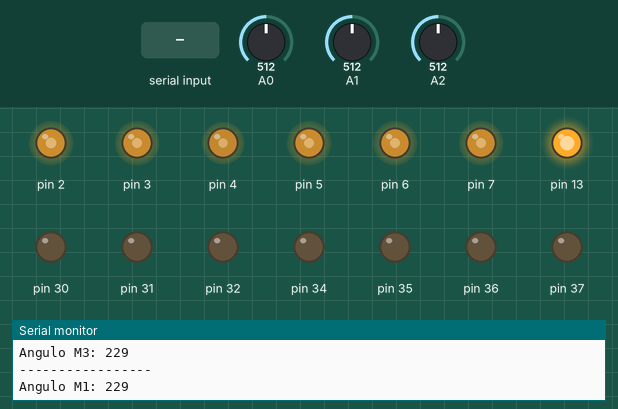
A sketch run on a simulated Arduino Mega 2560, built with avr-gcc and run on an emulated ATmega2560. Parts: output pins drawn as LEDs (lit = HIGH), the last lines printed to the serial monitor. The test bench sets the inputs (shaded band); at power-on: A0 = 512, A1 = 512, A2 = 512.

Above: at 1.2 s.
1.3 s: "a" received over Serial
At 2.5 s:
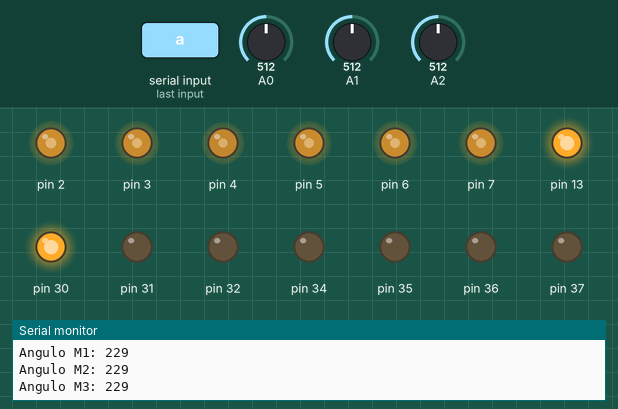
2.8 s: byte 122 (122) received over Serial
At 4.0 s:
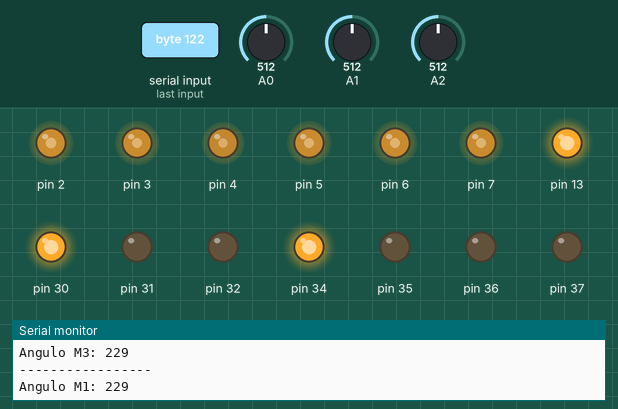
4.3 s: byte 99 (99) received over Serial
At 4.6 s:
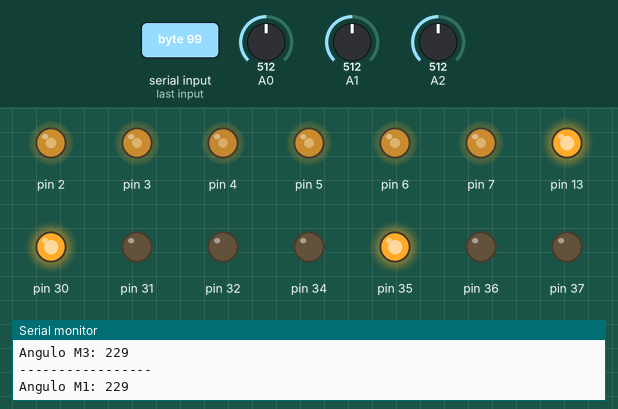
5.8 s: byte 105 (105) received over Serial
At 6.1 s:
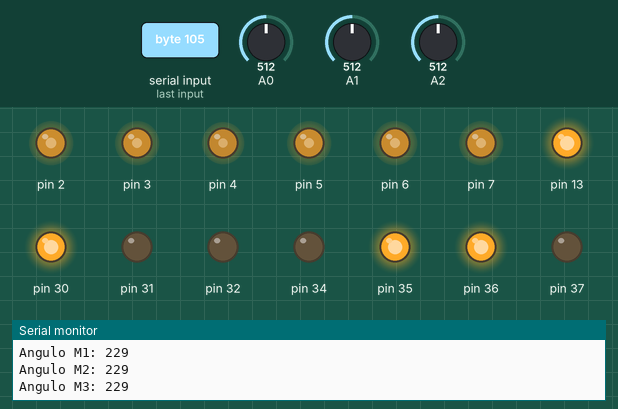
7.3 s: byte 120 (120) received over Serial
At 8.4 s:
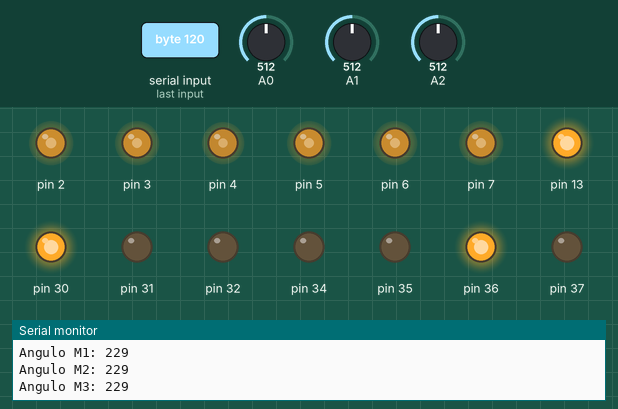
8.8 s: byte 112 (112) received over Serial
At 9.1 s:
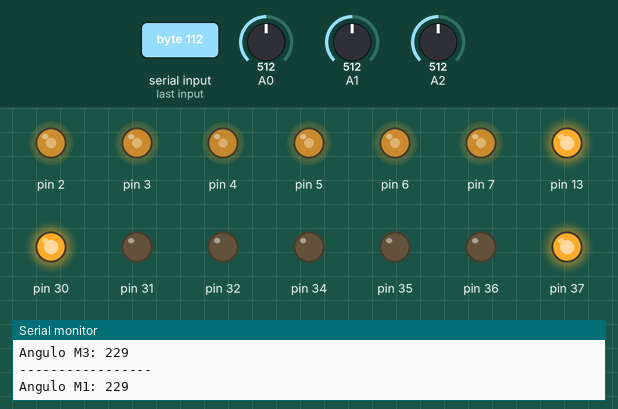
Timing chart, 0 to 11.3 s (numbered marks = the images above; inputs shaded):
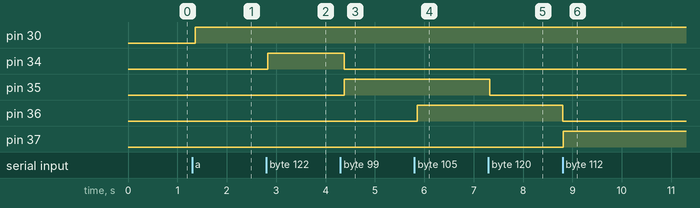

Measured:
- after the input at 1.3 s, pin 30: LOW → HIGH after 0.06 s
- after the input at 2.8 s, pin 34: LOW → HIGH at once
- after the input at 4.3 s, pin 34: HIGH → LOW after 0.07 s; pin 35: LOW → HIGH after 0.08 s
- after the input at 5.8 s, pin 36: LOW → HIGH after 0.06 s
- after the input at 7.3 s, pin 35: HIGH → LOW at once
- after the input at 8.8 s, pin 36: HIGH → LOW at once; pin 37: LOW → HIGH at once

The sketch:

firmware.ino
```cpp
//arduino mini
// pwms =  3 , 5, 6, 9, 10, 12
// m1 = 3, 2 - 4
// m2 = 5, 7 - 8
// m3 = 6, 10 - 11
// m4 = 9, 12-13
// m5 = 3, 2-4a


//arduino MEGA
// pwms =  2 , 3, 4, 5, 6, 7
// m1 = 2, 30 - 31
// m2 = 3, 32 - 33
// m3 = 4, 34 - 35
// m4 = 5, 36 - 37
// m5 = 6, 38 - 39
// m6 = 7, 40 - 41

//         vcc 	 x    y    z
// acel1 = 47 , 49 , 51 , 53
// acel2 = 46 , 48 , 50 , 52
// acel3 =

//pines analogicos
int xM1Read, xM2Read, xM3Read;
int xM1Ang , xM2Ang , xM3Ang;
int xm1Lin = 0;
//3v  265-402
//5v  316-481

// 90 =~ 5v (pwm)
// los pwms , se programan dependiendo al consumo
// del motor

int minVal = 316;
int maxVal = 480;

void setup() {
	Serial.begin( 9600 );

	// m1 = 2, 30 - 31
	pinMode( 2 , 1 );
	pinMode( 30 , 1 );
	pinMode( 31 , 1 );
	analogWrite( 2 , 140 );

	// m2 = 3, 32 - 33
	pinMode( 3 , 1 );
	pinMode( 32 , 1 );
	pinMode( 33 , 1 );
	analogWrite( 3 , 135 );

	// m3 = 4, 34 - 35
	pinMode( 4 , 1 );
	pinMode( 34 , 1 );
	pinMode( 35 , 1 );
	analogWrite( 4 , 120 );

	// m4 = 5, 36 - 37
	pinMode( 5 , 1 );
	pinMode( 36 , 1 );
	pinMode( 37 , 1 );
	analogWrite( 5 , 135 );

	// m5 = 6, 38 - 39
	pinMode( 6 , 1 );
	pinMode( 38 , 1 );
	pinMode( 39 , 1 );
	analogWrite( 6 , 135 );

	// m6 = 7, 40 - 41
	pinMode( 7 , 1 );
	pinMode( 40 , 1 );
	pinMode( 41 , 1 );
	analogWrite( 7 , 135 );

	pinMode(13, 1);
	digitalWrite(13, 1);

	// Acelerometros


}


void loop() {

	if( Serial.available() ){
	    byte val = Serial.read();
	    switch ( val ) {
	    	/*
	    		m1
			    a = 97
			    s = 115
			    d = 100
				// m1 = 2, 30 - 31
			*/
	        case 97:
	        	parar( 30 , 31 );
				digitalWrite( 30 , 1 );
				digitalWrite( 31 , 0 );
				delay( 10 );
	          break;
	        case 115:
	        	parar( 30 , 31 );
	          break;
	        case 100:
	        	parar( 30 , 31 );
				digitalWrite( 30 , 0 );
				digitalWrite( 31 , 1 );
				delay( 10 );
	          break;
	        /*
	        	m2
				q = 113
				w = 119
				e = 101
				// m2 = 3, 32 - 33
	        */
	        case 113:
	        	parar( 32 , 33 );
				digitalWrite( 32 , 1 );
				digitalWrite( 33 , 0 );
				delay( 10 );
	          break;
	        case 119:
	        	parar( 32 , 33 );
	          break;
	        case 101:
	        	parar( 32 , 33 );
				digitalWrite( 32 , 0 );
				digitalWrite( 33 , 1 );
				delay( 10 );
	          break;
	        /*
	        	m3
				z = 122
				x = 120
				c = 99
				// m3 = 4, 34 - 35
	        */
	        case 122:
	        	parar( 34 , 35 );
				digitalWrite( 34 , 1 );
				digitalWrite( 35 , 0 );
				delay( 10 );
	          break;
	        case 120:
	        	parar( 34 , 35 );
	          break;
	        case 99:
	        	parar( 34 , 35 );
				digitalWrite( 34 , 0 );
				digitalWrite( 35 , 1 );
				delay( 10 );
	          break;
	        /*
	        	m4
				i = 105
				o = 111
				p = 112
				// m4 = 5, 36 - 37
	        */
	        case 105:
	        	parar( 36 , 37 );
				digitalWrite( 36 , 1 );
				digitalWrite( 37 , 0 );
				delay( 10 );
	          break;
	        case 111:
	        	parar( 36 , 37 );
	          break;
	        case 112:
	        	parar( 36 , 37 );
				digitalWrite( 36 , 0 );
				digitalWrite( 37 , 1 );
				delay( 10 );
	          break;
	          /*
	        	m5
				k = 107
				l = 108
				ñ = 164
				// m5 = 6, 38 - 39
	        */
	        case 107:
	        	parar( 38 , 39 );
				digitalWrite( 38 , 1 );
				digitalWrite( 39 , 0 );
				delay( 10 );
	          break;
	        case 108:
	        	parar( 38 , 39 );
	          break;
	        case 164:
	        	parar( 38 , 39 );
				digitalWrite( 38 , 0 );
				digitalWrite( 39 , 1 );
				delay( 10 );
	          break;

				// m6 = 7, 40 - 41
	    }

	}

		delay(1);
	//3v  265-402
	//5v  316-481

	/*
	if( xm1Lin > 0 || xm1Lin > 6 ){
	    xm1Lin = xRead;
	}
	*/

	//5v   268 407

	leerAcelerometros();
	Serial.println( );
	Serial.print( "Angulo M1: " );
	Serial.println( xM1Ang );
	Serial.print( "Angulo M2: " );
	Serial.println( xM2Ang );
	Serial.print( "Angulo M3: " );
	Serial.println( xM3Ang );
	Serial.println(  );
	Serial.println( "-----------------" );

/*
	if( xAng > 90 || xAng < -85 ){
	    parar( 30 , 31 );
	}


	int xRead = analogRead(xPin);
	delay(1);
	int xAng = map(xRead, minVal, maxVal, -90, 90);
	if( xAng < -75 || xAng > 75   ){
	    parar();
	}
*/

	delay( 2 );
}

void parar( int i , int j ){
	digitalWrite( i , 0 );
	digitalWrite( j , 0 );
	delay(10);
}

void parartest( int i ){
	analogWrite( i , 5e0 );
	delay(10);
}

void leerAcelerometros(){
	xM1Read = 0; xM2Read = 0; xM3Read = 0;
	int limite = 24;
	for( int i = 0 ; i < limite ; i++ ){
		// 90    0   -90
		xM1Read += analogRead(A0);
		xM2Read += analogRead(A1);
		xM3Read += analogRead(A2);
	}

	xM1Ang = map( (int)(xM1Read/limite) , 269, 406, -90, 90 );
	xM2Ang = map( (int)(xM2Read/limite) , 269, 406, -90, 90 );
	xM3Ang = map( (int)(xM3Read/limite) , 269, 406, -90, 90 );
}
```
